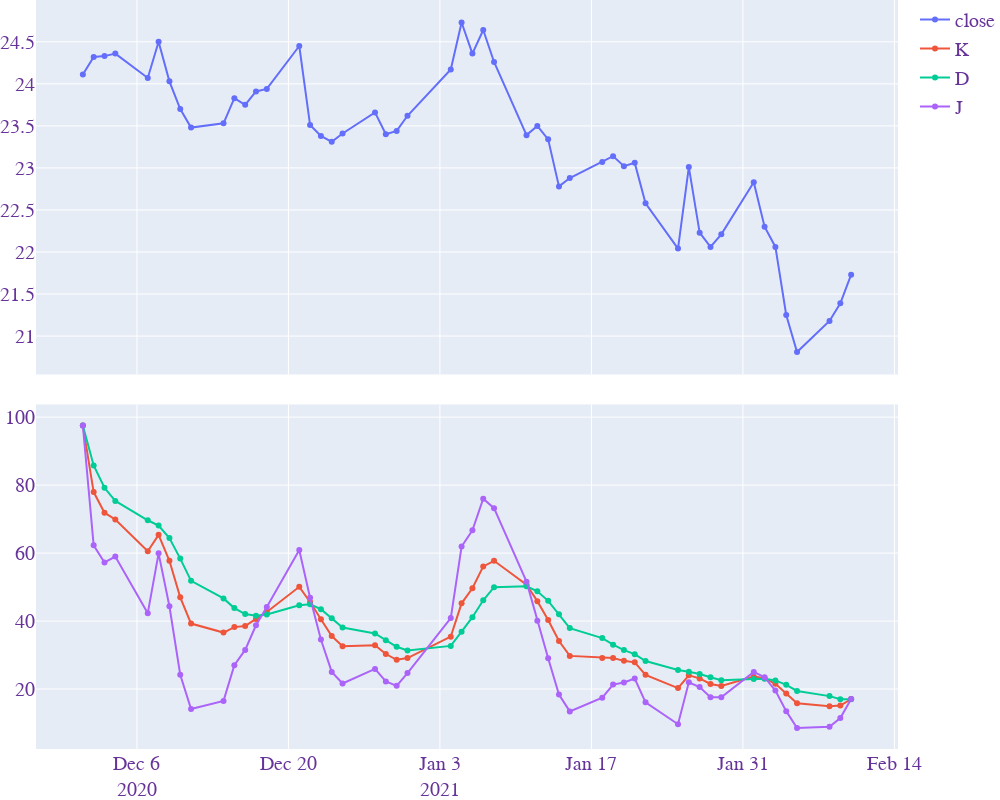

Notebook cell for this chart:
### Code cell
stock_index="600547"
start_date = "2020-12-01"
file_name=os.path.join("/home/davidyu/stock/data/history_data/dfcf_fuquan/stock_index",stock_index+"_fuquan.csv")
df1 = pd.read_csv(file_name)
df2 = df1[df1["dt"]>=start_date]
df = df2.copy()
kdj_day = 24
k_stat = 6
d_stat = 3
j_stat = 2
df = new_kdj(df,kdj_day,k_stat,d_stat)  # 卖点
plot_new_kdj(df2)
